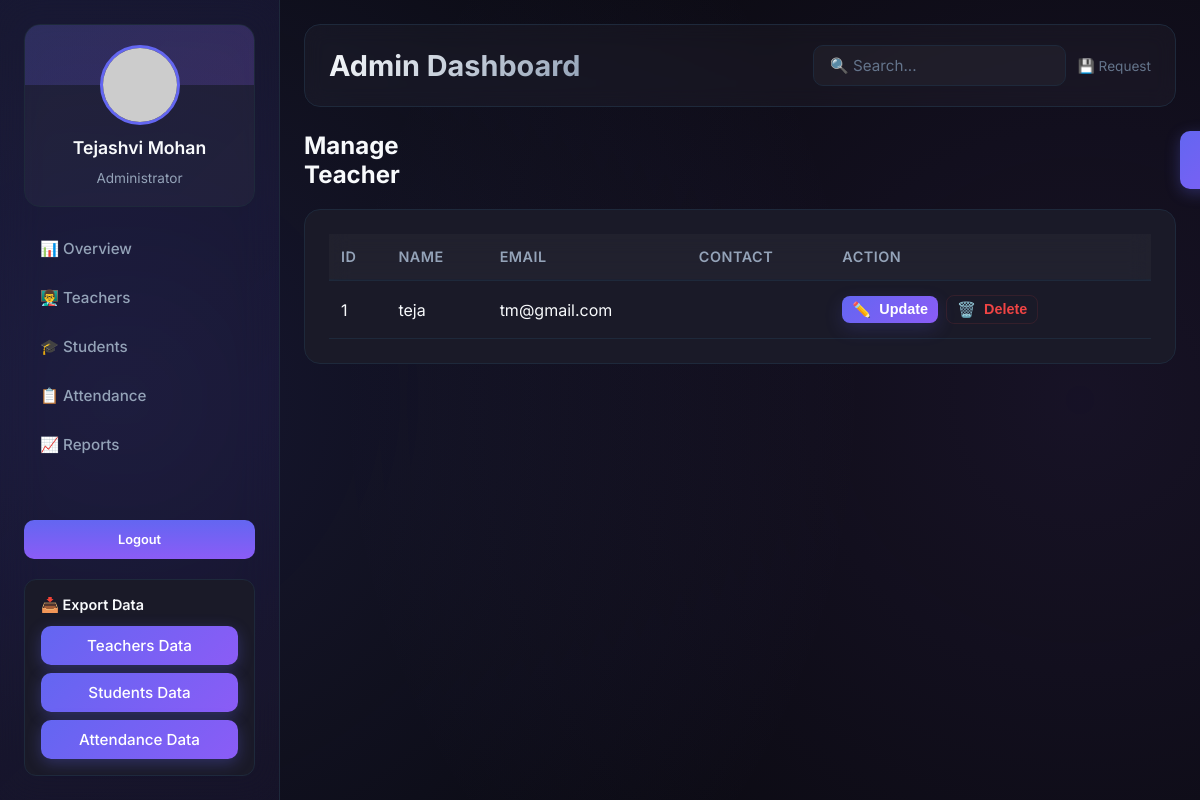
/dashboard/teachers (signed in), run on the app's committed database.
### app/models.py (models this page shows, shortened)
class Teacher(db.Model):
    __tablename__ = 'teachers'
    id = db.Column(db.Integer, primary_key=True)
    name = db.Column(db.String(120), nullable=False)
    email = db.Column(db.String(120), unique=True, nullable=False)
    password = db.Column(db.String(255), nullable=False)
    course = db.Column(db.String(100))
    admin_id = db.Column(db.Integer, db.ForeignKey('admins.id'))
    created_at = db.Column(db.DateTime, default=datetime.now)
    subjects = db.relationship('Subject', backref='teacher', lazy=True)

### app/routes/dashboard.py (the view)
        def wrapped(*args, **kwargs):
            if 'user_type' not in session:
                flash("Please log in first.", "warning")
                return redirect(url_for("auth.login"))
            if session['user_type'] not in roles:
                flash("Access denied.", "danger")
                return redirect(url_for("auth.login"))
            return f(*args, **kwargs)

### app/routes/dashboard.py (called while the page is built)
def login_required(*roles):
    def decorator(f):
        def wrapped(*args, **kwargs):
            if 'user_type' not in session:
                flash("Please log in first.", "warning")
                return redirect(url_for("auth.login"))
            if session['user_type'] not in roles:
                flash("Access denied.", "danger")
                return redirect(url_for("auth.login"))
            return f(*args, **kwargs)
        wrapped.__name__ = f.__name__
        return wrapped
    return decorator

@dashboard_bp.route('/dashboard/teachers')
@login_required('admin')
def manage_teacher():
    all_teacher = Teacher.query.all()
    return render_template('manage_teacher.html', teachers=all_teacher)

### app/templates/manage_teacher.html (shortened to what this page needs)
{% extends "base.html" %}
{% block content %}
<header>
    <h2 id="pageTitle">Admin Dashboard</h2>
    <div class="controls">
        <input id="search" placeholder="🔍 Search..." style="min-width:200px">
        <span class="small">💾 Request</span>
    </div>
</header>
<div style="display: flex; ">
    <h2>Manage Teacher</h2>
    <div style="margin-left: 780px;">
        <a href="{{ url_for('crud.add_teacher') }}">
            <button type="button" class="btn">Add Teacher</button>
        </a>
    </div>
</div>
<br>
{% if teachers %}
<div class="card">
    <table>
        <thead>
            <tr>
                <th>id</th>
                <th>Name</th>
                <th>Email</th>
                <th>Contact</th>
                <th>Action</th>
            </tr>
        </thead>
        <tbody>
            {% for teacher in teachers %}
            <tr>
                <td>{{ teacher.id }}</td>
                <td>{{ teacher.name }}</td>
                <td>{{ teacher.email }}</td>
                <td>{{ teacher.contact }}</td>
                <td>
                    <div class="table-actions">
                        <a href="{{ url_for('crud.update_teacher', teacher_id=teacher.id) }}">
                            <span><button type="button" class="action-btn edit"><span class="icon">✏️</span>
                                    Update</button></span>
                        </a>
                        <span><button type="button" class="action-btn delete">
                                <span class="icon">🗑️</span>Delete
                            </button></span>
                    </div>
                </td>
            </tr>
            {% endfor %}
        </tbody>
    </table>
</div>
{% else %}
<div class="card">
    <p style="color: var(--text-muted); padding: 20px; text-align:center;">
        No teachers added yet.
    </p>
</div>
{% endif %}
{% endblock %}

### app/static/css/dashboard.css (style rules this page uses)
:root { --bg-primary: #0a0a0f; --bg-secondary: #12121a; --bg-card: #1a1a28; --accent-primary: #6366f1; --accent-secondary: #8b5cf6; --accent-tertiary: #ec4899; --text-primary: #f8fafc; --text-secondary: #94a3b8; --text-muted: #64748b; --border: #1e293b; --success: #10b981; --warning: #f59e0b; --error: #ef4444; --glass: rgba(255, 255, 255, 0.03); --glass-hover: rgba(255, 255, 255, 0.06); }
* { box-sizing: border-box; margin: 0; padding: 0 }
body { font-family: 'Inter', system-ui, -apple-system, sans-serif; background: var(--bg-primary); color: var(--text-primary); height: 100vh; overflow: hidden; position: relative; }
body::before { content: ''; position: fixed; top: -50%; right: -50%; width: 200%; height: 200%; background: radial-gradient(circle at 30% 50%, rgba(99, 102, 241, 0.15), transparent 40%), radial-gradient(circle at 70% 50%, rgba(139, 92, 246, 0.1), transparent 40%); animation: rotateGradient 20s linear infinite; pointer-events: none; z-index: 0; }
header { display: flex; justify-content: space-between; align-items: center; padding: 20px 24px; border-radius: 16px; background: var(--glass); backdrop-filter: blur(10px); border: 1px solid var(--border); margin-bottom: 24px; animation: slideDown 0.5s cubic-bezier(0.4, 0, 0.2, 1); }
header h2 { font-size: 1.8rem; font-weight: 700; background: linear-gradient(135deg, var(--text-primary), var(--text-secondary)); -webkit-background-clip: text; -webkit-text-fill-color: transparent; background-clip: text; }
.controls { display: flex; gap: 12px; align-items: center; flex-wrap: wrap; }
input[type="text"], input[type="email"], input:not([type="hidden"]), select { padding: 10px 16px; border-radius: 10px; border: 1px solid var(--border); background: var(--glass); color: var(--text-primary); font-family: inherit; font-size: 0.95rem; transition: all 0.3s ease; outline: none; }
input::placeholder { color: var(--text-muted) }
.small { color: var(--text-muted); font-size: 0.85rem; }
.card { background: var(--bg-card); padding: 24px; border-radius: 16px; border: 1px solid var(--border); transition: all 0.3s cubic-bezier(0.4, 0, 0.2, 1); position: relative; overflow: hidden; }
.card::before { content: ''; position: absolute; top: 0; left: 0; right: 0; height: 1px; background: linear-gradient(90deg, transparent, var(--accent-primary), transparent); opacity: 0; transition: opacity 0.3s ease; }
table { width: 100%; border-collapse: collapse; color: var(--text-primary); }
thead { background: var(--glass); position: sticky; top: 0; z-index: 10; backdrop-filter: blur(10px); }
th { padding: 14px 12px; text-align: left; font-weight: 600; font-size: 0.9rem; text-transform: uppercase; letter-spacing: 0.5px; color: var(--text-secondary); border-bottom: 2px solid var(--border); }
td { padding: 14px 12px; border-bottom: 1px solid var(--border); color: var(--text-primary); }
tbody tr { transition: background 0.2s ease; }
.table-actions { display: flex; gap: 8px; align-items: center; justify-content: flex-start; }
.table-actions span { display: inline-block; }
.action-btn { padding: 6px 10px; border-radius: 8px; border: none; font-size: 0.9rem; font-weight: 600; cursor: pointer; min-width: 64px; display: inline-flex; align-items: center; justify-content: center; gap: 8px; transition: transform 0.12s ease, box-shadow 0.12s ease, opacity 0.12s ease; line-height: 1; }
.action-btn.edit { background: linear-gradient(135deg, var(--accent-primary), var(--accent-secondary)); color: #fff; box-shadow: 0 6px 18px rgba(99, 102, 241, 0.18); }
.action-btn.delete { background: transparent; color: var(--error); border: 1px solid rgba(239, 68, 68, 0.12); }
.action-btn .icon { font-size: 0.95rem; display: inline-block; }
td .table-actions { white-space: nowrap; }
.btn { padding: 10px 20px; border-radius: 10px; border: none; font-weight: 500; font-size: 0.95rem; cursor: pointer; transition: all 0.3s cubic-bezier(0.4, 0, 0.2, 1); font-family: inherit; position: relative; overflow: hidden; z-index: 1; }
.btn::before { content: ''; position: absolute; top: 50%; left: 50%; width: 0; height: 0; border-radius: 50%; background: rgba(255, 255, 255, 0.2); transform: translate(-50%, -50%); transition: width 0.6s, height 0.6s; z-index: -1; }
.btn:not(.ghost) { background: linear-gradient(135deg, var(--accent-primary), var(--accent-secondary)); color: white; box-shadow: 0 4px 15px rgba(99, 102, 241, 0.3); }

### data on the page
Teacher: id "1", name "teja", email "tm@gmail.com"
